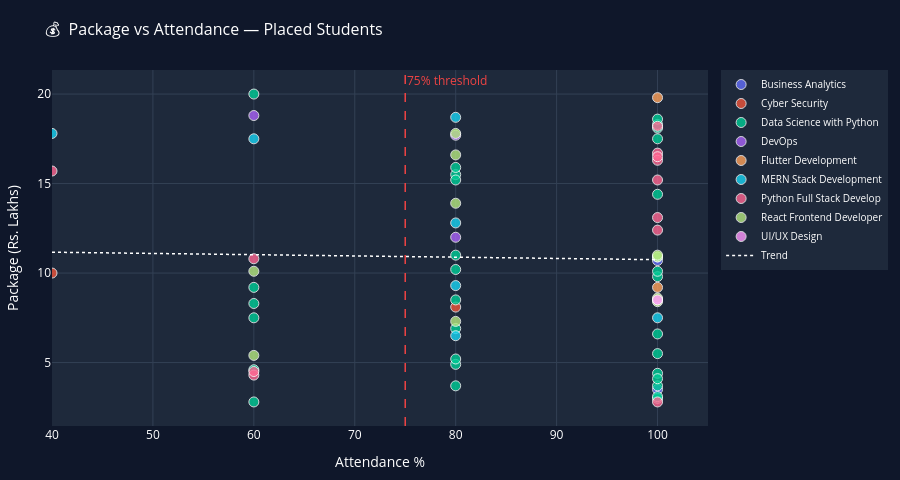

The code cell stored with this chart in its notebook:
### Code cell
# ─────────────────────────────────────────────────────────────────────
# CELL 8 · 💰 Package vs Attendance Scatter
# ─────────────────────────────────────────────────────────────────────

pkg_att = placement.merge(
    attendance[['student_id', 'Attendance %']], on='student_id', how='inner'
)
pkg_att['package(Rs.L)'] = pd.to_numeric(pkg_att['package(Rs.L)'], errors='coerce')
pkg_att_placed = pkg_att[pkg_att['status'] == 'Placed'].dropna(subset=['package(Rs.L)'])

fig_scatter = go.Figure()

for course_name, grp in pkg_att_placed.groupby('course'):
    fig_scatter.add_trace(go.Scatter(
        x=grp['Attendance %'], y=grp['package(Rs.L)'],
        mode='markers',
        name=course_name[:25],
        marker=dict(size=10, opacity=0.8, line=dict(width=1, color='white')),
        hovertemplate=('<b>%{text}</b><br>Attendance: %{x}%<br>Package: ₹%{y}L'
                       '<extra>' + course_name + '</extra>'),
        text=grp['student_name']
    ))

# Trend line
x_all = pkg_att_placed['Attendance %'].values
y_all = pkg_att_placed['package(Rs.L)'].values
z = np.polyfit(x_all, y_all, 1)
p = np.poly1d(z)
x_line = np.linspace(x_all.min(), x_all.max(), 100)
fig_scatter.add_trace(go.Scatter(
    x=x_line, y=p(x_line),
    mode='lines', name='Trend',
    line=dict(color='white', width=1.5, dash='dot'),
    showlegend=True
))

fig_scatter.add_vline(x=75, line=dict(color='#ef4444', dash='dash', width=1.5),
    annotation_text='75% threshold', annotation_font_color='#ef4444')

fig_scatter.update_layout(
    title=dict(text='💰  Package vs Attendance — Placed Students',
               font=dict(size=16, color='white')),
    paper_bgcolor='#0f172a', plot_bgcolor='#1e293b',
    font=dict(color='white'),
    xaxis=dict(title='Attendance %', gridcolor='#334155', range=[40, 105]),
    yaxis=dict(title='Package (Rs. Lakhs)', gridcolor='#334155'),
    height=480, margin=dict(l=20, r=20, t=70, b=40),
    legend=dict(bgcolor='#1e293b', bordercolor='#334155', font=dict(size=10))
)
fig_scatter.show()

### Figure 1 — Plotly figure (JSON) as saved in the notebook; plotly's stock layout.template omitted (floating-point values rounded to 4 significant figures)
{"data": [{"hovertemplate": "<b>%{text}</b><br>Attendance: %{x}%<br>Package: ₹%{y}L<extra>Business Analytics</extra>", "marker": {"line": {"color": "white", "width": 1}, "opacity": 0.8, "size": 10}, "mode": "markers", "name": "Business Analytics", "text": ["Anjali", "Pooja"], "type": "scatter", "x": [100, 100], "y": [10.7, 3.5]}, {"hovertemplate": "<b>%{text}</b><br>Attendance: %{x}%<br>Package: ₹%{y}L<extra>Cyber Security</extra>", "marker": {"line": {"color": "white", "width": 1}, "opacity": 0.8, "size": 10}, "mode": "markers", "name": "Cyber Security", "text": ["Farhan", "Zara"], "type": "scatter", "x": [80, 40], "y": [8.1, 10.0]}, {"hovertemplate": "<b>%{text}</b><br>Attendance: %{x}%<br>Package: ₹%{y}L<extra>Data Science with Python</extra>", "marker": {"line": {"color": "white", "width": 1}, "opacity": 0.8, "size": 10}, "mode": "markers", "name": "Data Science with Python", "text": ["Faisal", "Imran", "Vivek", "Sahil", "Aisha", "Harsha", "Aisha", "Tanya", "Aisha", "Nisha", "Harsha", "John", "Anjali", "Imran", "Harsha", "Divya", "Reshma", "Rohit", "Ajay", "Rahul", "Meena", "Harsha", "Faisal", "Divya", "Ajay", "Farhan", "Farhan", "Sneha", "Varun", "Rahul", "Imran"], "type": "scatter", "x": [80, 100, 60, 100, 80, 100, 60, 100, 60, 80, 100, 100, 80, 60, 100, 60, 80, 100, 100, 80, 60, 80, 80, 80, 100, 100, 80, 100, 100, 100, 100], "y": [6.9, 18.1, 8.3, 17.5, 3.7, 14.4, 2.8, 18.3, 4.6, 10.2, 9.8, 10.1, 4.9, 9.2, 4.4, 20.0, 15.5, 10.9, 3.0, 15.2, 7.5, 11.0, 15.9, 8.5, 3.1, 3.7, 5.2, 5.5, 6.6, 18.6, 4.1]}, {"hovertemplate": "<b>%{text}</b><br>Attendance: %{x}%<br>Package: ₹%{y}L<extra>DevOps</extra>", "marker": {"line": {"color": "white", "width": 1}, "opacity": 0.8, "size": 10}, "mode": "markers", "name": "DevOps", "text": ["Arjun", "Farhan", "Farhan"], "type": "scatter", "x": [80, 60, 80], "y": [17.7, 18.8, 12.0]}, {"hovertemplate": "<b>%{text}</b><br>Attendance: %{x}%<br>Package: ₹%{y}L<extra>Flutter Development</extra>", "marker": {"line": {"color": "white", "width": 1}, "opacity": 0.8, "size": 10}, "mode": "markers", "name": "Flutter Development", "text": ["Arjun", "Rahul"], "type": "scatter", "x": [100, 100], "y": [19.8, 9.2]}, {"hovertemplate": "<b>%{text}</b><br>Attendance: %{x}%<br>Package: ₹%{y}L<extra>MERN Stack Development</extra>", "marker": {"line": {"color": "white", "width": 1}, "opacity": 0.8, "size": 10}, "mode": "markers", "name": "MERN Stack Development", "text": ["Pooja", "Vivek", "Aisha", "Zara", "Rahul", "Pooja", "Arjun"], "type": "scatter", "x": [80, 60, 80, 80, 80, 40, 100], "y": [18.7, 17.5, 6.5, 9.3, 12.8, 17.8, 7.5]}, {"hovertemplate": "<b>%{text}</b><br>Attendance: %{x}%<br>Package: ₹%{y}L<extra>Python Full Stack Development</extra>", "marker": {"line": {"color": "white", "width": 1}, "opacity": 0.8, "size": 10}, "mode": "markers", "name": "Python Full Stack Develop", "text": ["Ajay", "Arjun", "Tanya", "Aman", "Varun", "Rohit", "Faisal", "Rohit", "Meena", "Tanya", "Divya", "Anjali"], "type": "scatter", "x": [60, 100, 60, 100, 100, 60, 100, 100, 100, 100, 40, 100], "y": [4.3, 16.7, 10.8, 13.1, 16.3, 4.5, 2.8, 15.2, 16.5, 12.4, 15.7, 18.2]}, {"hovertemplate": "<b>%{text}</b><br>Attendance: %{x}%<br>Package: ₹%{y}L<extra>React Frontend Developer</extra>", "marker": {"line": {"color": "white", "width": 1}, "opacity": 0.8, "size": 10}, "mode": "markers", "name": "React Frontend Developer", "text": ["Keerthi", "John", "John", "Neeraj", "Farhan", "Naveen", "Irfan", "Keerthi", "Rahul", "Sahil", "Sanjay"], "type": "scatter", "x": [100, 80, 80, 80, 80, 100, 100, 60, 100, 60, 100], "y": [10.9, 7.3, 17.8, 16.6, 13.9, 8.4, 8.5, 5.4, 11.0, 10.1, 8.6]}, {"hovertemplate": "<b>%{text}</b><br>Attendance: %{x}%<br>Package: ₹%{y}L<extra>UI/UX Design</extra>", "marker": {"line": {"color": "white", "width": 1}, "opacity": 0.8, "size": 10}, "mode": "markers", "name": "UI/UX Design", "text": ["Aisha"], "type": "scatter", "x": [100], "y": [8.5]}, {"line": {"color": "white", "dash": "dot", "width": 1.5}, "mode": "lines", "name": "Trend", "showlegend": true, "type": "scatter", "x": [40.0, 40.61, 41.21, 41.82, 42.42, 43.03, 43.64, 44.24, 44.85, 45.45, 46.06, 46.67, 47.27, 47.88, 48.48, 49.09, 49.7, 50.3, 50.91, 51.52, 52.12, 52.73, 53.33, 53.94, 54.55, 55.15, 55.76, 56.36, 56.97, 57.58, 58.18, 58.79, 59.39, 60.0, 60.61, 61.21, 61.82, 62.42, 63.03, 63.64, 64.24, 64.85, 65.45, 66.06, 66.67, 67.27, 67.88, 68.48, 69.09, 69.7, 70.3, 70.91, 71.52, 72.12, 72.73, 73.33, 73.94, 74.55, 75.15, 75.76, 76.36, 76.97, 77.58, 78.18, 78.79, 79.39, 80.0, 80.61, 81.21, 81.82, 82.42, 83.03, 83.64, 84.24, 84.85, 85.45, 86.06, 86.67, 87.27, 87.88, 88.48, 89.09, 89.7, 90.3, 90.91, 91.52, 92.12, 92.73, 93.33, 93.94, 94.55, 95.15, 95.76, 96.36, 96.97, 97.58, 98.18, 98.79, 99.39, 100.0], "y": [11.17, 11.16, 11.16, 11.15, 11.15, 11.14, 11.14, 11.14, 11.13, 11.13, 11.12, 11.12, 11.11, 11.11, 11.11, 11.1, 11.1, 11.09, 11.09, 11.09, 11.08, 11.08, 11.07, 11.07, 11.06, 11.06, 11.06, 11.05, 11.05, 11.04, 11.04, 11.03, 11.03, 11.03, 11.02, 11.02, 11.01, 11.01, 11.01, 11.0, 11.0, 10.99, 10.99, 10.98, 10.98, 10.98, 10.97, 10.97, 10.96, 10.96, 10.95, 10.95, 10.95, 10.94, 10.94, 10.93, 10.93, 10.93, 10.92, 10.92, 10.91, 10.91, 10.9, 10.9, 10.9, 10.89, 10.89, 10.88, 10.88, 10.87, 10.87, 10.87, 10.86, 10.86, 10.85, 10.85, 10.84, 10.84, 10.84, 10.83, 10.83, 10.82, 10.82, 10.82, 10.81, 10.81, 10.8, 10.8, 10.79, 10.79, 10.79, 10.78, 10.78, 10.77, 10.77, 10.76, 10.76, 10.76, 10.75, 10.75]}], "layout": {"annotations": [{"font": {"color": "#ef4444"}, "showarrow": false, "text": "75% threshold", "x": 75, "xanchor": "left", "xref": "x", "y": 1, "yanchor": "top", "yref": "y domain"}], "font": {"color": "white"}, "height": 480, "legend": {"bgcolor": "#1e293b", "bordercolor": "#334155", "font": {"size": 10}}, "margin": {"b": 40, "l": 20, "r": 20, "t": 70}, "paper_bgcolor": "#0f172a", "plot_bgcolor": "#1e293b", "shapes": [{"line": {"color": "#ef4444", "dash": "dash", "width": 1.5}, "type": "line", "x0": 75, "x1": 75, "xref": "x", "y0": 0, "y1": 1, "yref": "y domain"}], "title": {"font": {"color": "white", "size": 16}, "text": "💰  Package vs Attendance — Placed Students"}, "xaxis": {"gridcolor": "#334155", "range": [40, 105], "title": {"text": "Attendance %"}}, "yaxis": {"gridcolor": "#334155", "title": {"text": "Package (Rs. Lakhs)"}}}}
